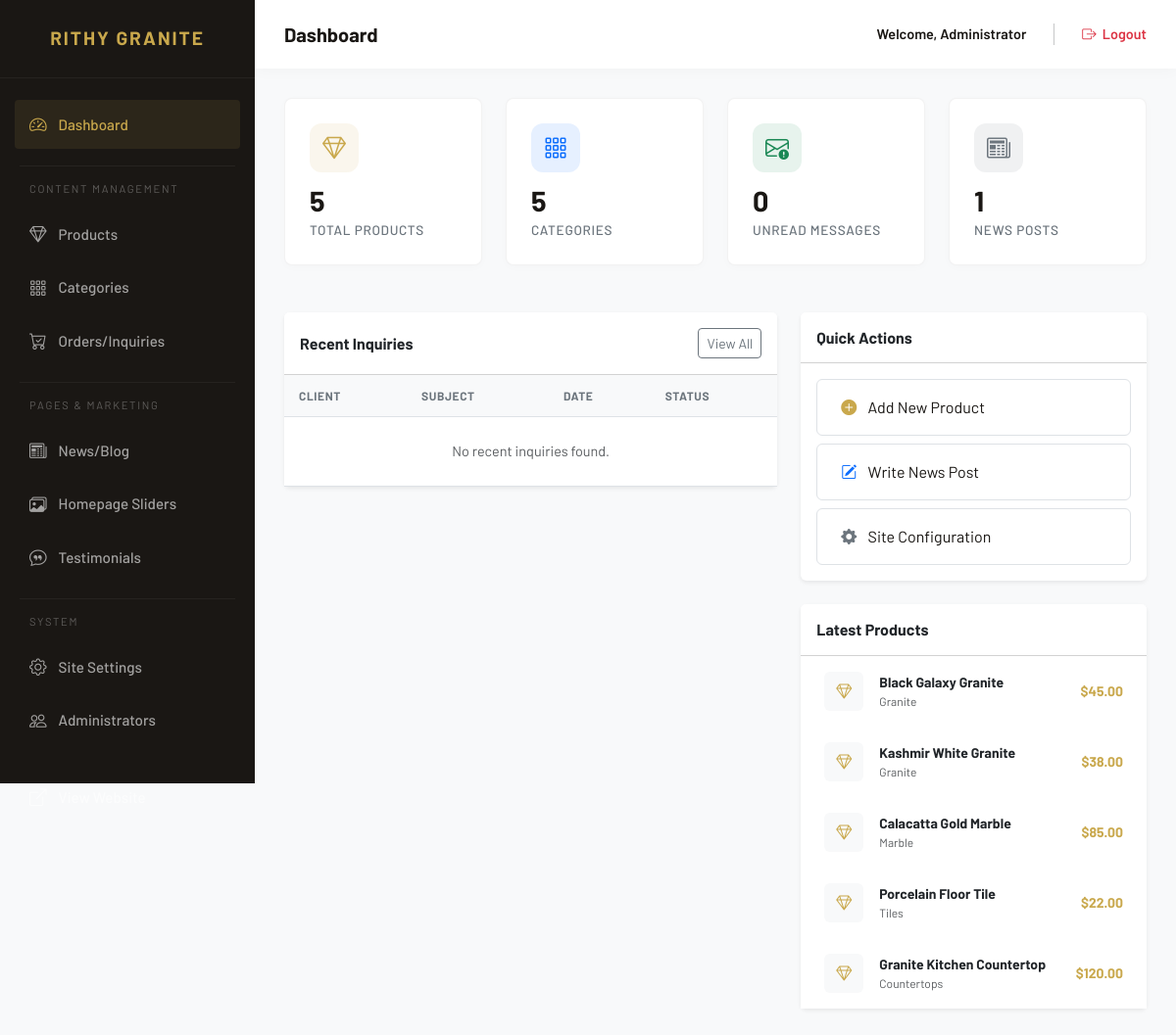
/admin/index.php (signed in), run on the app's committed database.
### tables this page shows
CREATE TABLE `products` (
  `id` int(11) NOT NULL,
  `category_id` int(11) DEFAULT NULL,
  `name_en` varchar(300) NOT NULL,
  `name_km` varchar(300) NOT NULL,
  `slug` varchar(300) NOT NULL,
  `description_en` longtext DEFAULT NULL,
  `description_km` longtext DEFAULT NULL,
  `short_desc_en` text DEFAULT NULL,
  `short_desc_km` text DEFAULT NULL,
  `price` decimal(15,2) DEFAULT 0.00,
  `price_unit_en` varchar(50) DEFAULT 'per sqm',
  `price_unit_km` varchar(50) DEFAULT 'ក្នុងមួយម',
  `thickness` varchar(50) DEFAULT NULL,
  `size` varchar(100) DEFAULT NULL,
  `finish_type_en` varchar(100) DEFAULT NULL,
  `finish_type_km` varchar(100) DEFAULT NULL,
  `origin_en` varchar(100) DEFAULT NULL,
  `origin_km` varchar(100) DEFAULT NULL,
  `featured_image` varchar(500) DEFAULT NULL,
  `gallery` text DEFAULT NULL,
  `is_featured` tinyint(1) DEFAULT 0,
  `is_active` tinyint(1) DEFAULT 1,
  `views` int(11) DEFAULT 0,
  `sort_order` int(11) DEFAULT 0,
  `created_at` timestamp NOT NULL DEFAULT current_timestamp(),
  `updated_at` timestamp NOT NULL DEFAULT current_timestamp() ON UPDATE current_timestamp()
);

CREATE TABLE `categories` (
  `id` int(11) NOT NULL,
  `name_en` varchar(200) NOT NULL,
  `name_km` varchar(200) NOT NULL,
  `slug` varchar(200) NOT NULL,
  `description_en` text DEFAULT NULL,
  `description_km` text DEFAULT NULL,
  `parent_id` int(11) DEFAULT NULL,
  `sort_order` int(11) DEFAULT 0,
  `created_at` timestamp NOT NULL DEFAULT current_timestamp()
);

### includes/config.php (called while the page is built, shortened)
<?php
function e($str) {
    return htmlspecialchars($str ?? '', ENT_QUOTES, 'UTF-8');
}

### admin/index.php (the view, shortened to what this page needs)
<?php
require_once 'includes/header.php';
$db = getDB();
try {
    $productCount = $db->query("SELECT COUNT(*) FROM products")->fetchColumn();
    $categoryCount = $db->query("SELECT COUNT(*) FROM categories")->fetchColumn();
    $unreadContacts = $db->query("SELECT COUNT(*) FROM contacts WHERE is_read = 0")->fetchColumn();
    $postCount = $db->query("SELECT COUNT(*) FROM posts")->fetchColumn();
    $recentContacts = $db->query("SELECT * FROM contacts ORDER BY created_at DESC LIMIT 5")->fetchAll();
    $recentProducts = $db->query("SELECT p.*, c.name_en as cat_name FROM products p LEFT JOIN categories c ON p.category_id = c.id ORDER BY p.created_at DESC LIMIT 5")->fetchAll();
} catch (Exception $e) {
    $error = "Error loading dashboard data.";
}
?>
<div class="row g-4 mb-5">
    <div class="col-md-6 col-lg-3">
        <div class="stat-card">
            <div class="stat-icon" style="background:rgba(201,168,76,0.1);color:var(--gold);">
                <i class="bi bi-gem"></i>
            </div>
            <div class="stat-value"><?= number_format($productCount ?? 0) ?></div>
            <div class="stat-label">Total Products</div>
        </div>
    </div>
    <div class="col-md-6 col-lg-3">
        <div class="stat-card">
            <div class="stat-icon" style="background:rgba(13,110,253,0.1);color:#0d6efd;">
                <i class="bi bi-grid-3x3-gap"></i>
            </div>
            <div class="stat-value"><?= number_format($categoryCount ?? 0) ?></div>
            <div class="stat-label">Categories</div>
        </div>
    </div>
    <div class="col-md-6 col-lg-3">
        <div class="stat-card">
            <div class="stat-icon" style="background:rgba(25,135,84,0.1);color:#198754;">
                <i class="bi bi-envelope-exclamation"></i>
            </div>
            <div class="stat-value"><?= number_format($unreadContacts ?? 0) ?></div>
            <div class="stat-label">Unread Messages</div>
        </div>
    </div>
    <div class="col-md-6 col-lg-3">
        <div class="stat-card">
            <div class="stat-icon" style="background:rgba(108,117,125,0.1);color:#6c757d;">
                <i class="bi bi-newspaper"></i>
            </div>
            <div class="stat-value"><?= number_format($postCount ?? 0) ?></div>
            <div class="stat-label">News Posts</div>
        </div>
    </div>
</div>
<div class="row g-4">
    <div class="col-lg-7">
        <div class="card border-0 shadow-sm">
            <div class="card-header bg-white py-3 d-flex align-items-center justify-content-between">
                <h5 class="mb-0 fw-bold" style="font-size:1rem;">Recent Inquiries</h5>
                <a href="orders.php" class="btn btn-sm btn-outline-secondary">View All</a>
            </div>
            <div class="card-body p-0">
                <div class="table-responsive">
                    <table class="table table-custom table-hover mb-0">
                        <thead>
                            <tr>
                                <th>Client</th>
                                <th>Subject</th>
                                <th>Date</th>
                                <th>Status</th>
                            </tr>
                        </thead>
                        <tbody>
                            <?php if (!empty($recentContacts)): ?>
                                <?php foreach ($recentContacts as $contact): ?>
                                <tr>
                                    <td>
                                        <div class="fw-bold"><?= e($contact['name']) ?></div>
                                        <div class="text-muted small"><?= e($contact['phone']) ?></div>
                                    </td>
                                    <td><?= e($contact['subject'] ?: 'No Subject') ?></td>
                                    <td><?= timeAgo($contact['created_at']) ?></td>
                                    <td>
                                        <?php if ($contact['is_read']): ?>
                                            <span class="badge bg-light text-dark border">Read</span>
                                        <?php else: ?>
                                            <span class="badge bg-warning text-dark">New</span>
                                        <?php endif; ?>
                                    </td>
                                </tr>
                                <?php endforeach; ?>
                            <?php else: ?>
                                <tr>
                                    <td colspan="4" class="text-center py-4 text-muted">No recent inquiries found.</td>
                                </tr>
                            <?php endif; ?>
                        </tbody>
                    </table>
                </div>
            </div>
        </div>
    </div>
    <div class="col-lg-5">
        <div class="card border-0 shadow-sm mb-4">
            <div class="card-header bg-white py-3">
                <h5 class="mb-0 fw-bold" style="font-size:1rem;">Quick Actions</h5>
            </div>
            <div class="card-body">
                <div class="d-grid gap-2">
                    <a href="product-add.php" class="btn btn-outline-stone text-start py-3 px-4 border">
                        <i class="bi bi-plus-circle-fill text-gold me-2"></i> Add New Product
                    </a>
                    <a href="news-add.php" class="btn btn-outline-stone text-start py-3 px-4 border">
                        <i class="bi bi-pencil-square text-primary me-2"></i> Write News Post
                    </a>
                    <a href="settings.php" class="btn btn-outline-stone text-start py-3 px-4 border">
                        <i class="bi bi-gear-fill text-secondary me-2"></i> Site Configuration
                    </a>
                </div>
            </div>
        </div>
        <div class="card border-0 shadow-sm">
            <div class="card-header bg-white py-3">
                <h5 class="mb-0 fw-bold" style="font-size:1rem;">Latest Products</h5>
            </div>
            <div class="card-body p-0">
                <ul class="list-group list-group-flush">
                    <?php if (!empty($recentProducts)): ?>
                        <?php foreach ($recentProducts as $p): ?>
                        <li class="list-group-item px-4 py-3 d-flex align-items-center justify-content-between border-0">
                            <div class="d-flex align-items-center">
                                <div class="bg-light rounded p-2 me-3" style="width:40px;height:40px;display:flex;align-items:center;justify-content:center;">
                                    <i class="bi bi-gem text-gold"></i>
                                </div>
                                <div>
                                    <div class="fw-bold small"><?= e($p['name_en']) ?></div>
                                    <div class="text-muted" style="font-size:0.75rem;"><?= e($p['cat_name']) ?></div>
                                </div>
                            </div>
                            <div class="text-end">
                                <div class="fw-bold small text-gold"><?= $p['price'] > 0 ? '$'.number_format($p['price'], 2) : 'Contact' ?></div>
                            </div>
                        </li>
                        <?php endforeach; ?>
                    <?php else: ?>
                        <li class="list-group-item text-center py-4 text-muted">No products found.</li>
                    <?php endif; ?>
                </ul>
            </div>
        </div>
    </div>
</div>
<?php require_once 'includes/footer.php'; ?>

### admin/includes/header.php (style rules this page uses)
:root { --gold: #C9A84C; --gold-dark: #A07830; --stone-dark: #1A1714; --stone-mid: #2D2520; --sidebar-width: 260px; --bg-body: #f8f9fa; }
body { font-family: 'Barlow', sans-serif; background-color: var(--bg-body); overflow-x: hidden; }
.stat-card { background: #fff; border-radius: 8px; padding: 25px; box-shadow: 0 2px 10px rgba(0,0,0,0.02); border: 1px solid rgba(0,0,0,0.05); height: 100%; transition: transform 0.3s; }
.stat-icon { width: 50px; height: 50px; border-radius: 12px; display: flex; align-items: center; justify-content: center; font-size: 1.5rem; margin-bottom: 15px; }
.stat-value { font-size: 1.8rem; font-weight: 700; color: var(--stone-dark); line-height: 1; }
.stat-label { font-size: 0.85rem; color: #6c757d; text-transform: uppercase; letter-spacing: 0.05em; margin-top: 5px; font-weight: 500; }
.table-custom th { background: #f8f9fa; font-size: 0.75rem; text-transform: uppercase; letter-spacing: 0.05em; color: #6c757d; border-top: none; padding: 12px 15px; }
.table-custom td { vertical-align: middle; padding: 15px; font-size: 0.9rem; }

### admin/index.php (style rules this page uses)
.btn-outline-stone { color: var(--stone-dark); border-color: rgba(0,0,0,0.08); background: #fff; }
.text-gold { color: var(--gold); }

### data on the page
products: name_en "Black Galaxy Granite", category.name_en "Granite", price "45.00"
products: name_en "Kashmir White Granite", category.name_en "Granite", price "38.00"
products: name_en "Calacatta Gold Marble", category.name_en "Marble", price "85.00"
products: name_en "Porcelain Floor Tile", category.name_en "Tiles", price "22.00"
products: name_en "Granite Kitchen Countertop", category.name_en "Countertops", price "120.00"

### other printed values
$pageTitle "Dashboard"
$adminName "Administrator"
$productCount "5"
$categoryCount "5"
$unreadContacts "0"
$postCount "1"
